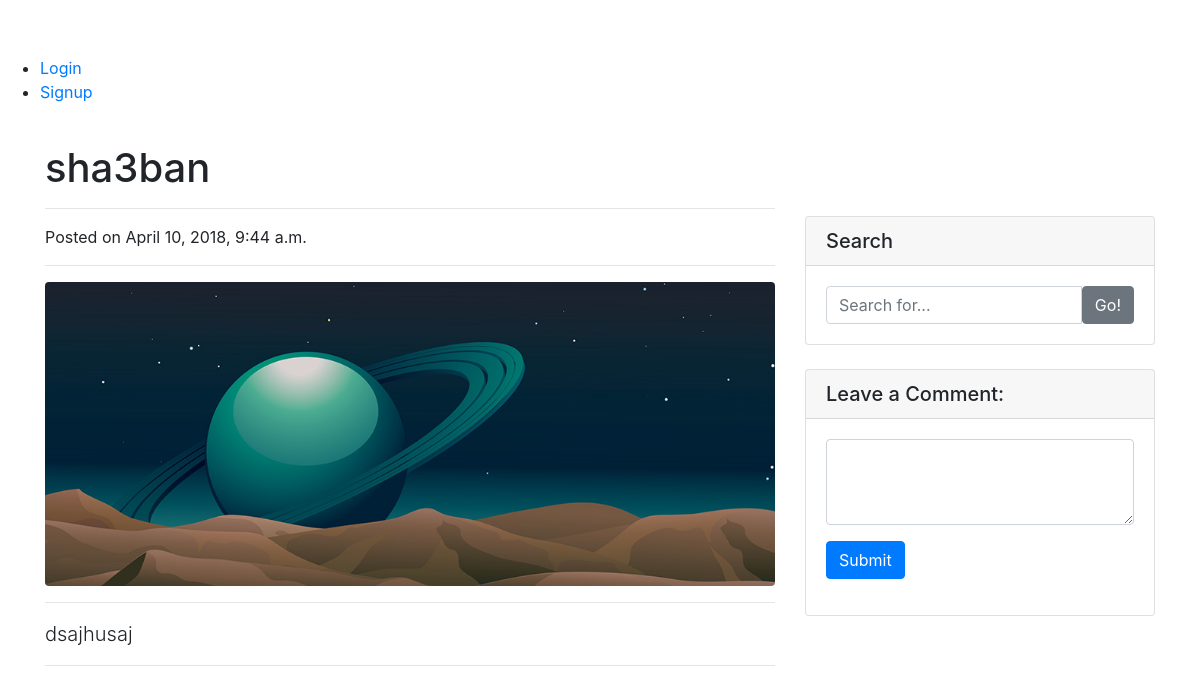
/jkjhggh/, run on an earlier commit of the app's database.
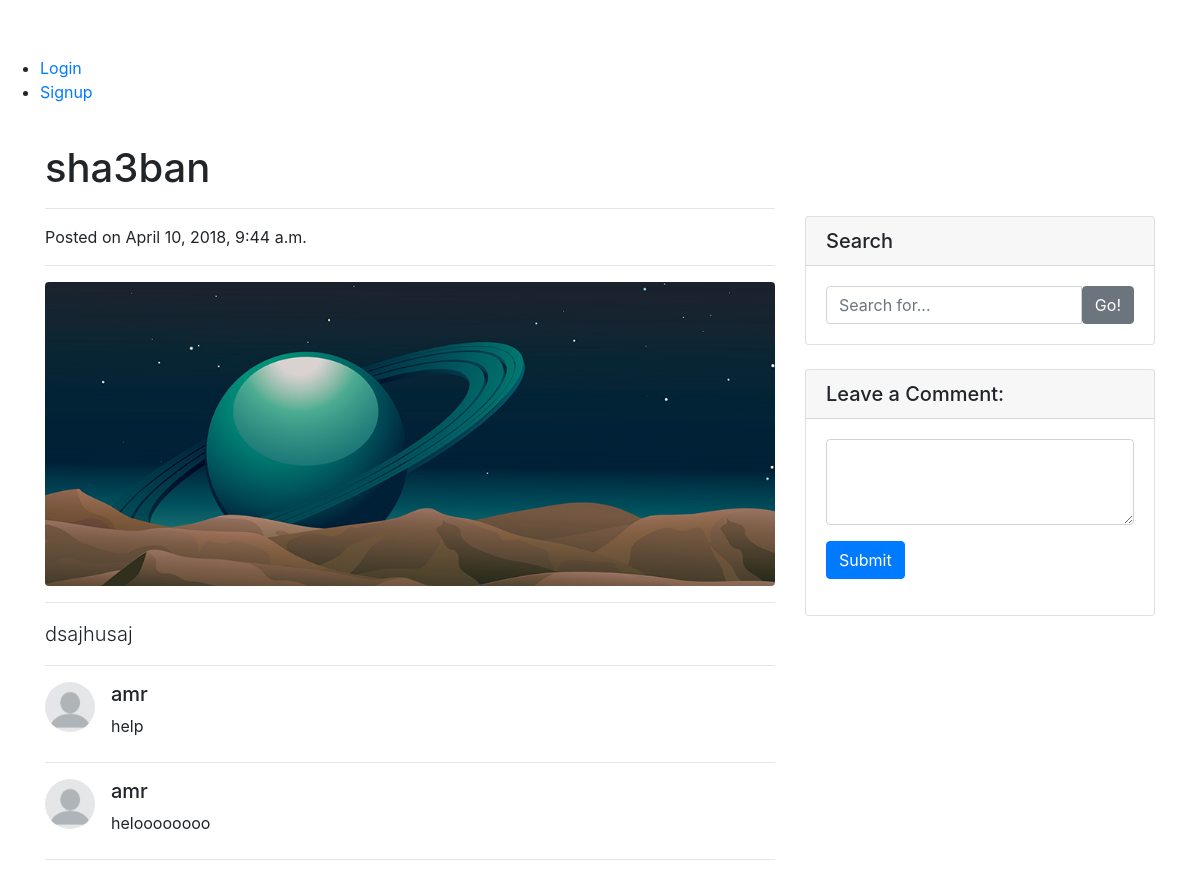
And on a later commit of the database.
### article/models.py (models this page shows, shortened)
class Article(models.Model):
    title = models.CharField(max_length=100)
    slug = models.SlugField()
    body = models.TextField()
    date = models.DateTimeField(auto_now_add=True)
    thumb = models.ImageField(default='default.png',blank=True)
    author = models.ForeignKey(User,on_delete=models.CASCADE,default=None)

class Comment(models.Model):
    author = models.ForeignKey(User, on_delete=models.CASCADE, default=None)
    text = models.TextField()
    created_date = models.DateTimeField(auto_now_add=True)
    article = models.ForeignKey(Article,on_delete=models.CASCADE,db_column='slug',default=None)

### article/views.py (the view)
# urls.py: path('<slug>/', views.details,name="details"),
def details(request,slug):
    article =Article.objects.get(slug=slug)
    comment =Comment.objects.filter(article=article)
    form = forms.CreateComment()
    if request.method == 'POST':
        if request.user.is_authenticated :
            comment = forms.CreateComment(request.POST,request.FILES)
            instance = comment.save(commit=False)
            instance.author = request.user
            instance.article = article
            instance.save()
            comment = Comment.objects.filter(article=article)
            return render(request, 'article/details.html', {'article': article, 'comment': comment, 'form': form})
        else:
            return redirect('accounts:login')
    else:
        return render(request,'article/details.html',{'article':article,'comment':comment,'form':form})

### article/forms.py
class CreateComment(forms.ModelForm):
    class Meta:
        model = models.Comment
        widgets = {
            'text': forms.Textarea(attrs={'rows':'3','class': 'form-control'}),
        }
        fields = ['text']

### article/templates/article/details.html (shortened to what this page needs)
{% extends 'base.html'%} {% load static from staticfiles %} {% block content %}
<div class="container">
  <div class="row">
    <div class="col-lg-8">
      <h1 class="mt-4">{{article.title}}</h1>
      <hr>
      <p>Posted on {{article.date}}</p>
      <hr>
      <img class="img-fluid rounded" src="{{article.thumb.url}}" alt="">
      <hr>
      <p class="lead">{{article.body}}</p>
      <hr>
      {% for com in comment %}
      <div class="media mb-4">
        <img class="d-flex mr-3 rounded-circle" style="width:50px" src="{% static 'sampleavatar.png' %}" alt="">
        <div class="media-body">
          <h5 class="mt-0">{{ com.author }}</h5> {{ com.text }}
        </div>
      </div>
      <hr> {% endfor %}
    </div>
    <div class="col-md-4">
      <br>
      <br>
      <br>
      <div class="card my-4">
        <h5 class="card-header">Search</h5>
        <div class="card-body">
          <div class="input-group">
            <input type="text" class="form-control" placeholder="Search for...">
            <span class="input-group-btn">
                  <button class="btn btn-secondary" type="button">Go!</button>
                </span>
          </div>
        </div>
      </div>
      <div class="card my-4">
        <h5 class="card-header">Leave a Comment:</h5>
        <div class="card-body">
          <form action="{% url 'article:details' slug=article.slug %}" method="post" enctype="multipart/form-data">
            <div class="form-group">
              {% csrf_token %} {% for field in form %} {{field}} {% endfor %}
            </div>
            <button type="submit" class="btn btn-primary">Submit</button>
          </form>
        </div>
      </div>
    </div>
  </div>
</div>
{% endblock %}

### blog/templates/base.html (shortened to what this page needs)
{% load static %}
<html>
<head>
  <link rel="stylesheet" href="{% static 'css/blog-post.css' %}">
  <link rel="stylesheet" href="{% static 'vendor/bootstrap/css/bootstrap.min.css' %}">
</head>
<body>
  <header>
    <nav>
      <ul>
        {% if user.is_authenticated %}
        <li>
          <form class="logout-link" action="{% url 'accounts:logout' %}" method="post">
            {% csrf_token%}
            <button type="submit">Logout</button>
          </form>
        </li>
        <li>
          <a href="{% url 'article:create' %}">Create Article</a>
        </li>
        {% else %}
        <li>
          <a href="{% url 'accounts:login' %}">Login</a>
        </li>
        <li>
          <a href="{% url 'accounts:signup' %}">Signup</a>
        </li>
        {% endif %}
      </ul>
    </nav>
  </header>
  {% block content%} {% endblock%}
</body>
</html>

### assets/css/blog-post.css (style rules this page uses)
body { padding-top: 54px; }
@media (min-width: 992px) { body { padding-top: 56px; } }
textarea { display: block; width: 100%; padding: .375rem .75rem; font-size: 1rem; line-height: 1.5; color: #495057; background-color: #fff; background-clip: padding-box; border: 1px solid #ced4da; border-radius: .25rem; transition: border-color .15s ease-in-out,box-shadow .15s ease-in-out; }

What changed in the data, as far as the page shows it:
added Comment: author "amr", text "help"
added Comment: author "amr", text "heloooooooo"
